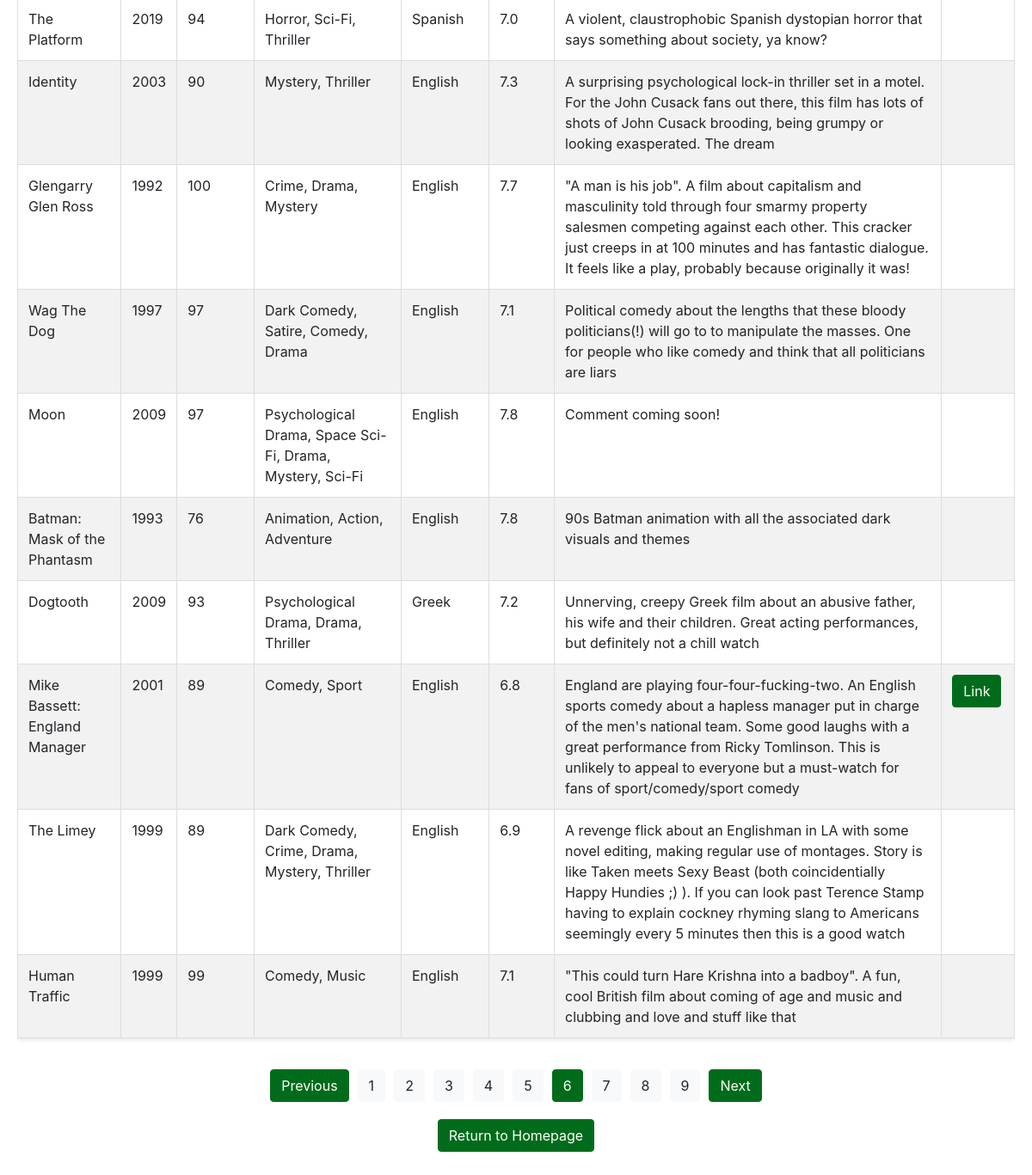
Before: /film_list?page=6&decade=any&genre=any&runtime=any&language=any&imdb_score=any (lower part) with the older database file.
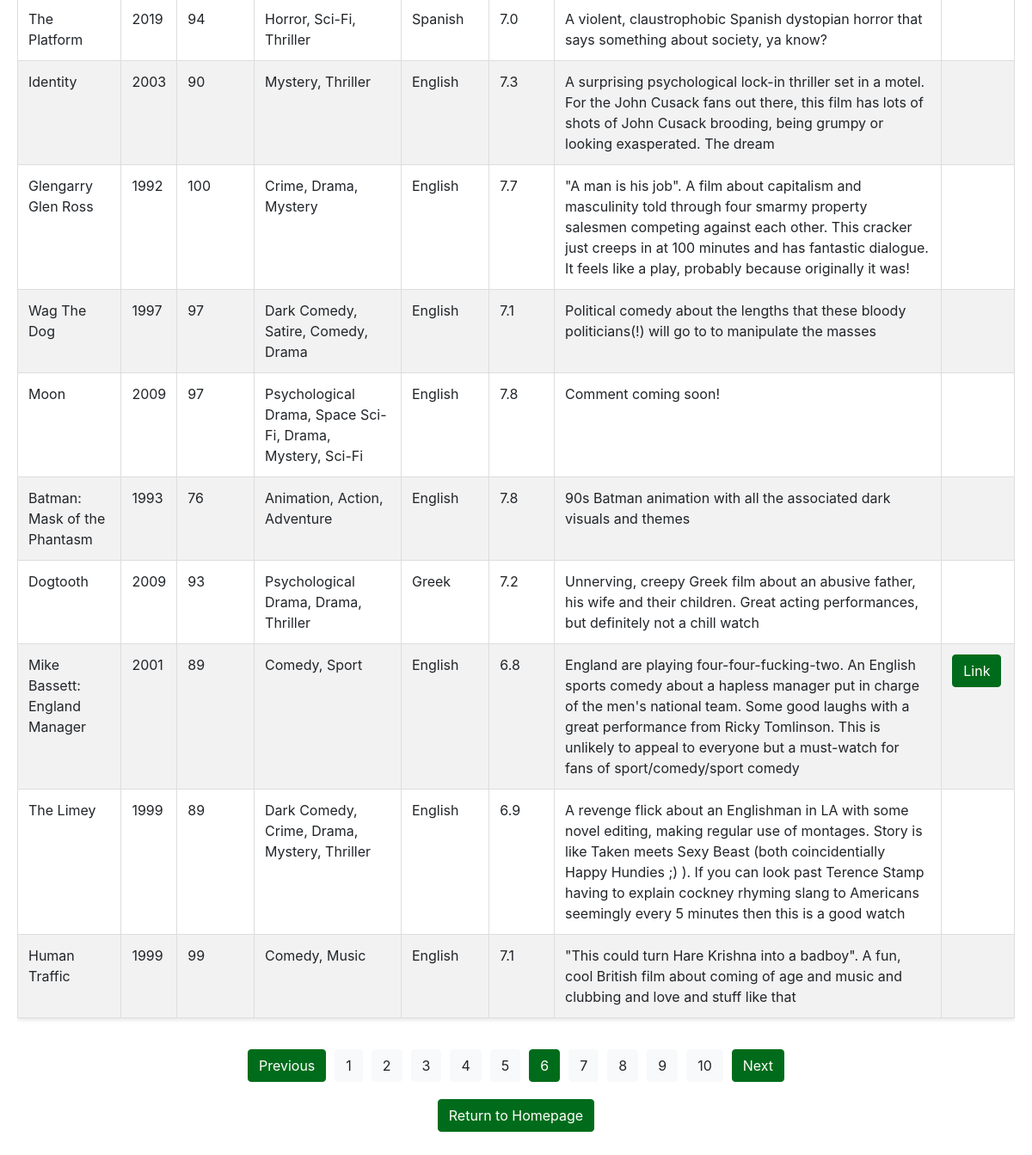
After: the same page with the newer database file.
### tables this page shows
CREATE TABLE hhdata (
        ID INTEGER PRIMARY KEY AUTOINCREMENT,
        Name TEXT,
        Year INTEGER,
        Runtime INTEGER,
        Genre TEXT,
        Language TEXT,
        IMDBScore REAL,
        Comment TEXT,
        Link TEXT,
        TMDBkey TEXT
    );

### applauncher.py (the view)
@app.route('/film_list')
def film_list():
    with sqlite3.connect(DATABASE) as conn:
        cur = conn.cursor()
        cur.execute("SELECT DISTINCT Language FROM hhdata ORDER BY Language")
        languages = [row[0] for row in cur.fetchall() if row[0]]
        cur.execute("SELECT DISTINCT Genre FROM hhdata")
        raw_genres = [row[0] for row in cur.fetchall() if row[0]]
        unique_genres = set()
        for genres in raw_genres:
            unique_genres.update([genre.strip() for genre in genres.split(',')])
        unique_genres = sorted(unique_genres)
    page = request.args.get('page', 1, type=int)
    films_per_page = 15  # Set films per page
    decade = request.args.get('decade', 'any')
    genre = request.args.get('genre', 'any')
    runtime = request.args.get('runtime', 'any')
    language = request.args.get('language', 'any')
    imdb_score = request.args.get('imdb_score', 'any')
    offset = (page - 1) * films_per_page
    films, total_films = fetch_films_with_pagination(decade, genre, runtime, language, imdb_score, offset, films_per_page)
    total_pages = ceil(total_films / films_per_page)
    return render_template(
        'film_list.html',
        films=films,
        page=page,
        total_pages=total_pages,
        decade=decade,
        genre=genre,
        runtime=runtime,
        language=language,
        imdb_score=imdb_score,
        languages=languages,
        genres=unique_genres
    )

### templates/film_list.html (shortened to what this page needs)
<!DOCTYPE html>
<html lang="en">
<head>
    <link rel="stylesheet" href="https://maxcdn.bootstrapcdn.com/bootstrap/4.5.2/css/bootstrap.min.css">
    <link rel="stylesheet" href="{{ url_for('static', filename='style.css') }}">
</head>
<body>
<div class="filmlist-page-container">
    <div class="table-responsive d-none d-md-block">
        <table class="table table-striped">
            <tbody>
                {% for film in films %}
                    <tr>
                        <td>{{ film[1] }}</td>
                        <td>{{ film[2] }}</td>
                        <td>{{ film[3] }}</td>
                        <td>{{ film[4] }}</td>
                        <td>{{ film[5] }}</td>
                        <td>{{ film[6] }}</td>
                        <td>{{ film[7] }}</td>
                        <td>
                            {% if film[8] %}
                                <a href="{{ film[8] }}" target="_blank" class="btn btn-primary">Link</a>
                            {% endif %}
                        </td>
                    </tr>
                {% else %}
                    <tr>
                        <td colspan="8">No films found.</td>
                    </tr>
                {% endfor %}
            </tbody>
        </table>
    </div>
    <div class="pagination">
        {% if page > 1 %}
            <a href="{{ url_for('film_list', page=page-1, decade=decade, genre=genre, runtime=runtime, language=language, imdb_score=imdb_score) }}" class="btn btn-secondary">Previous</a>
        {% else %}
            <span class="btn btn-secondary disabled">Previous</span>
        {% endif %}
        {% for p in range(1, total_pages + 1) %}
            <a href="{{ url_for('film_list', page=p, decade=decade, genre=genre, runtime=runtime, language=language, imdb_score=imdb_score) }}"
               class="btn {% if p == page %}btn-primary{% else %}btn-light{% endif %}">{{ p }}</a>
        {% endfor %}
        {% if page < total_pages %}
            <a href="{{ url_for('film_list', page=page+1, decade=decade, genre=genre, runtime=runtime, language=language, imdb_score=imdb_score) }}" class="btn btn-secondary">Next</a>
        {% else %}
            <span class="btn btn-secondary disabled">Next</span>
        {% endif %}
    </div>
    <div class="return-homepage">
        <a href="{{ url_for('index') }}">
            <button type="button" class="btn btn-primary">Return to Homepage</button>
        </a>
    </div>
</body>
</html>

Changed rows visible on the page:
changed hhdata "Wag The Dog": Comment "…to to manipulate the masses. One for people who like comedy and think that all politicians are liars" → "Political comedy about the lengths that these bloody politicians(!) will go to to manipulate the masses"
Other visible differences:
new list line: "10"
